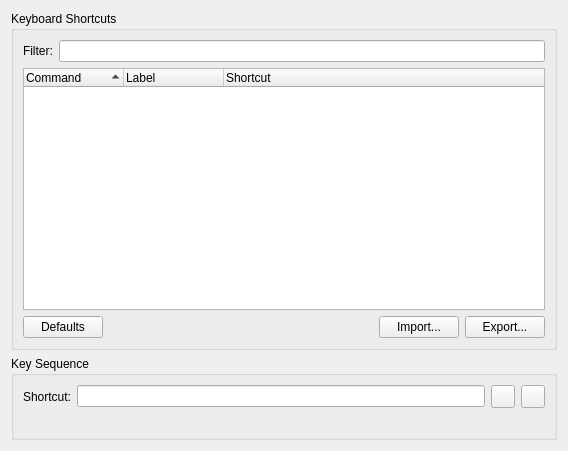
<?xml version="1.0" encoding="UTF-8"?>
<ui version="4.0">
 <class>ShortcutSettings</class>
 <widget class="QWidget" name="ShortcutSettings">
  <property name="geometry">
   <rect>
    <x>0</x>
    <y>0</y>
    <width>568</width>
    <height>451</height>
   </rect>
  </property>
  <property name="windowTitle">
   <string>Form</string>
  </property>
  <layout class="QVBoxLayout">
   <item>
    <widget class="QGroupBox" name="groupBox">
     <property name="title">
      <string>Keyboard Shortcuts</string>
     </property>
     <layout class="QVBoxLayout">
      <item>
       <layout class="QHBoxLayout">
        <item>
         <widget class="QLabel" name="filterLabel">
          <property name="text">
           <string>Filter:</string>
          </property>
         </widget>
        </item>
        <item>
         <widget class="QLineEdit" name="filterEdit"/>
        </item>
       </layout>
      </item>
      <item>
       <widget class="QTreeWidget" name="commandList">
        <property name="rootIsDecorated">
         <bool>false</bool>
        </property>
        <property name="uniformRowHeights">
         <bool>true</bool>
        </property>
        <property name="sortingEnabled">
         <bool>true</bool>
        </property>
        <property name="columnCount">
         <number>3</number>
        </property>
        <column>
         <property name="text">
          <string>Command</string>
         </property>
        </column>
        <column>
         <property name="text">
          <string>Label</string>
         </property>
        </column>
        <column>
         <property name="text">
          <string>Shortcut</string>
         </property>
        </column>
       </widget>
      </item>
      <item>
       <layout class="QHBoxLayout">
        <item>
         <widget class="QPushButton" name="defaultButton">
          <property name="text">
           <string>Defaults</string>
          </property>
         </widget>
        </item>
        <item>
         <spacer>
          <property name="orientation">
           <enum>Qt::Horizontal</enum>
          </property>
          <property name="sizeHint" stdset="0">
           <size>
            <width>40</width>
            <height>20</height>
           </size>
          </property>
         </spacer>
        </item>
        <item>
         <widget class="QPushButton" name="importButton">
          <property name="text">
           <string>Import...</string>
          </property>
         </widget>
        </item>
        <item>
         <widget class="QPushButton" name="exportButton">
          <property name="text">
           <string>Export...</string>
          </property>
         </widget>
        </item>
       </layout>
      </item>
     </layout>
    </widget>
   </item>
   <item>
    <widget class="QGroupBox" name="seqGrp">
     <property name="title">
      <string>Key Sequence</string>
     </property>
     <layout class="QVBoxLayout">
      <item>
       <layout class="QHBoxLayout">
        <item>
         <widget class="QLabel" name="label_2">
          <property name="text">
           <string>Shortcut:</string>
          </property>
         </widget>
        </item>
        <item>
         <widget class="QLineEdit" name="shortcutEdit"/>
        </item>
        <item>
         <widget class="QToolButton" name="resetButton">
          <property name="toolTip">
           <string>Reset</string>
          </property>
          <property name="text">
           <string/>
          </property>
          <property name="icon">
           <iconset resource="../core.qrc">
            <normaloff>:/core/images/reset.png</normaloff>:/core/images/reset.png</iconset>
          </property>
         </widget>
        </item>
        <item>
         <widget class="QToolButton" name="removeButton">
          <property name="toolTip">
           <string>Remove</string>
          </property>
          <property name="text">
           <string/>
          </property>
          <property name="icon">
           <iconset resource="../core.qrc">
            <normaloff>:/core/images/clear.png</normaloff>:/core/images/clear.png</iconset>
          </property>
         </widget>
        </item>
       </layout>
      </item>
      <item>
       <widget class="QLabel" name="infoLabel">
        <property name="textFormat">
         <enum>Qt::RichText</enum>
        </property>
       </widget>
      </item>
     </layout>
    </widget>
   </item>
  </layout>
 </widget>
 <resources>
  <include location="../core.qrc"/>
 </resources>
 <connections/>
</ui>
